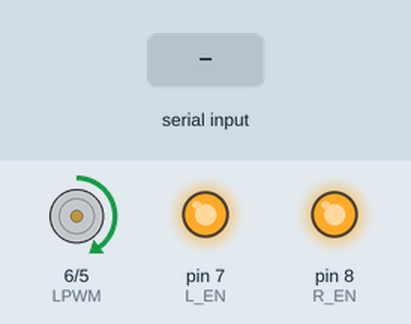
Recording of a sketch running on a simulated Arduino Uno, built with avr-gcc and run on an emulated ATmega328P. Parts: motor-driver pin pairs drawn as motors (green arrow = first pin HIGH = forward, orange = second pin HIGH = backward, longer = more drive), output pins drawn as LEDs (lit = HIGH). The test bench sets the inputs (shaded band).

Above: at 2.6 s.
At 5.7 s:
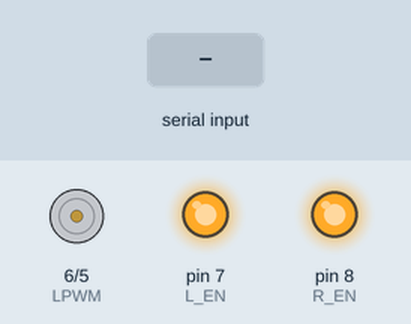
5.8 s: "1\n" received over Serial
At 6.3 s:
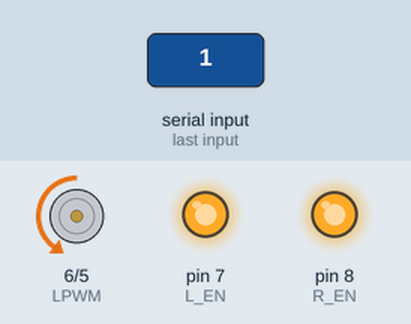
Timing chart, 0 to 8.8 s (numbered marks = the images above; inputs shaded):
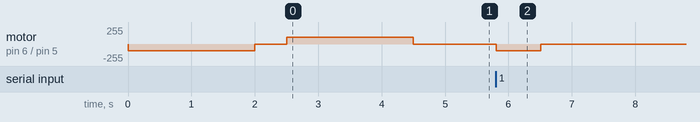

Measured:
- after the input at 5.8 s, motor on pin 6 (LPWM) / pin 5 (RPWM): stopped → backward 100/255 at once, → stopped 0.70 s later

The sketch:

GripperDriverSketch.ino
```cpp
#include "oldGripper.h"

int detectorPin = 11;
int label;
long long time;
bool state = false, flipper = false;
bool incremental = true;

/*
  int RPWM=5;
  int LPWM=6;
  // timer 0
  int L_EN=7;
  int R_EN=8;
*/

void setup() {
  // put your setup code here, to run once:
  /*
    for(int i=5;i<9;i++){
    pinMode(i,OUTPUT);
    }
    for(int i=5;i<9;i++){
    digitalWrite(i,LOW);
    }
    delay(1000);
    Serial.begin(9600);
  */
  setup_gripper();
//  openGripper();
//  closeGripperTest();
//  openGripperTest();
  pinMode(detectorPin, INPUT);
  digitalWrite(detectorPin, HIGH);

  openSpeed(100);
  delay(2000);
  neutral();
  delay(500);
  closeSpeed(100);
  delay(2000);
  neutral();


  Serial.begin(9600);
  time = millis();
}


void loop() {
  // stop the code until we get something
  //  while(Serial.available() == 0){
  //  }
  //  label = Serial.read();
//  label = '0';

  // Ignore newline characters and other non-numeric characters
  while (Serial.available() > 0) {
    char ch = Serial.read();
    if (ch == '\n' || ch == '\r') {
      break;
    } else {
      label = ch;
    }
//    Serial.println(label);
  }


  // put your main code here, to run repeatedly:


  //motor.setPosition( flipper ? 6 : 0);

  if (label == '1')
  {
    //Serial.print("close\n");
    //          openGripper();
    //          openSpeed
    openSpeed(100);
//    if (incremental)
//    {
//      delay(100);
//      stopGripper();
//    }
    //Uncomment for incremental

  }
  else if (label == '2')
  {
    closeSpeed(100);
    //Serial.print("open\n");
//    closeGripper();
//    //Uncomment for incremental
//    if (incremental)
//    {
//      delay(100);
//      stopGripper();
//    }
  } else {
    neutral();
  }

  if(millis() - time > 1000) {
    time = millis();
    neutral();
    label = '0';
  }

  delay(10);

}
```

oldGripper.h
```cpp
#ifndef oldGripper_h
#define oldGropper_h
int RPWM=5;
int LPWM=6;
// timer 0
int L_EN=7;
int R_EN=8;

//int spd = 100;

void setup_gripper() {
  for(int i=5;i<9;i++){
   pinMode(i,OUTPUT);
  }
  for(int i=5;i<9;i++){
   digitalWrite(i,LOW);
  }
  digitalWrite(R_EN,HIGH);
  digitalWrite(L_EN,HIGH);
}

void closeSpeed(int spd) {
  analogWrite(RPWM,0);
  analogWrite(LPWM,spd);
}

void openSpeed(int spd) {
  analogWrite(LPWM,0);
  analogWrite(RPWM,spd);
}

void neutral() {
  analogWrite(LPWM,0);
  analogWrite(RPWM,0);
}

void openGripper()
{
//  Serial.begin(9600);


//  for(int i=0;i<256;i++){
  for(int i=0;i<100;i++){
//    analogWrite(RPWM,i);
    analogWrite(LPWM,100-i);
    delay(50);
  }

//  Serial.print("open finished\n");

//  Serial.print("\n");
}

void closeGripper()
{


  /*
  for(int i=0;i<100;){
    analogWrite(RPWM,i);
//  analogWrite(LPWM,255-i);
    delay(50);
    i = i + 15;

  }
  */
  analogWrite(RPWM, 0);
  analogWrite(RPWM, 100);
//  delay(3000);

//  Serial.print("close finished\n");

//  Serial.print("\n");
}
#endif
```
